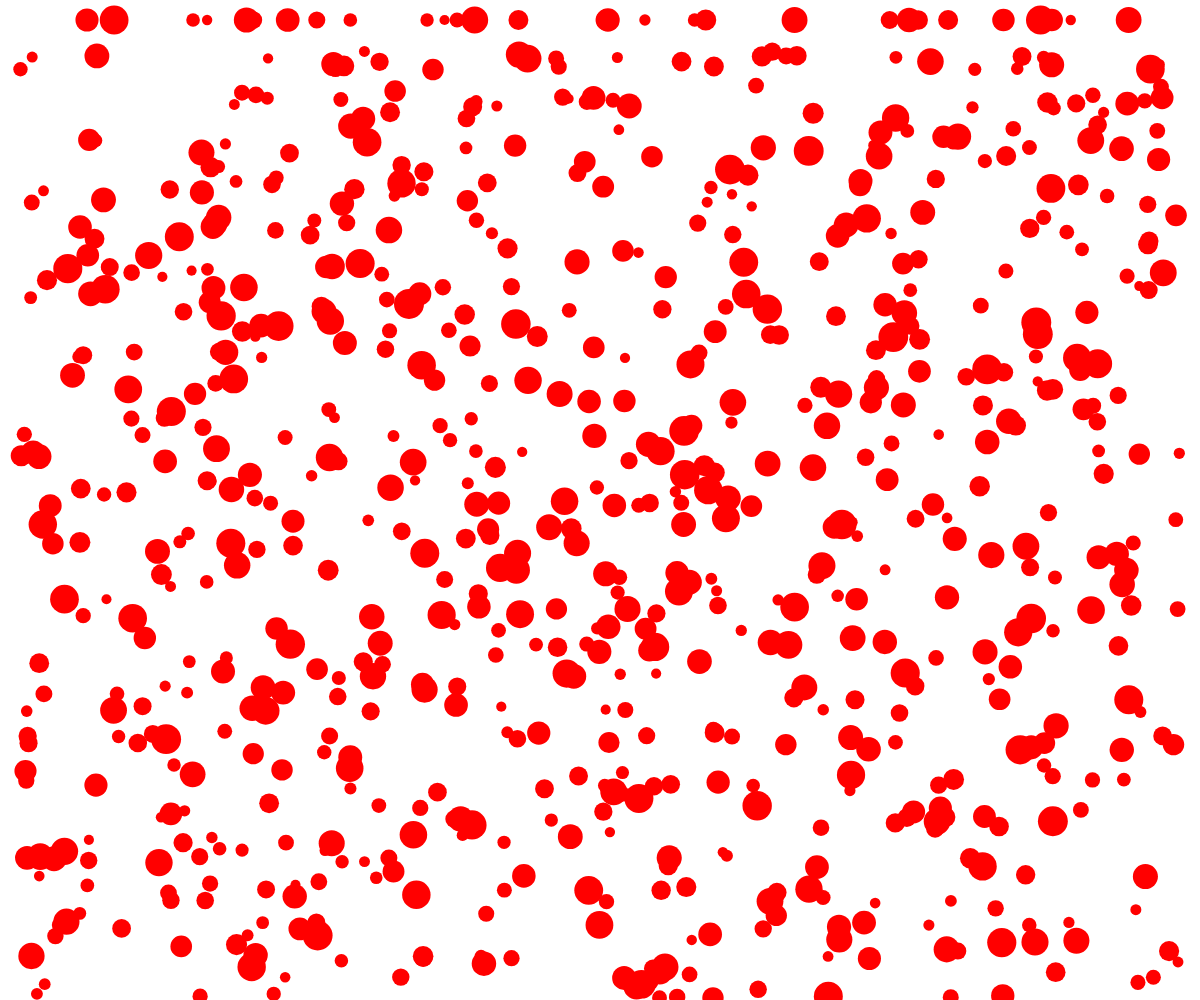
Frame 1 (no input)
Frame 60 (no input): identical to frame 1, image omitted
Frame 120 (the mouse pressed at the canvas centre since frame 60): identical to frame 1, image omitted

The p5.js sketch that drew this single still picture (run headless with seeded random() and noise() and a simulated clock; from frame 60 on, the mouse is pressed at the canvas centre):

// p5.js sketch
// ── sketch.js
let eDiam = 20;

function setup() {
  createCanvas(windowWidth, windowHeight);
}

function draw() {
  background('white');
  noStroke();
  randomSeed(1010);

  for (let x = eDiam; x < width; x += random(30, 50)) {
    for (let y = eDiam; y < height; y += random(30, 50)) {
      fill('red');
      let size = eDiam + random(-10, 10);
      let randomX = random(eDiam, width - eDiam);
      ellipse(randomX, y, size, size);
    }
  }
}
